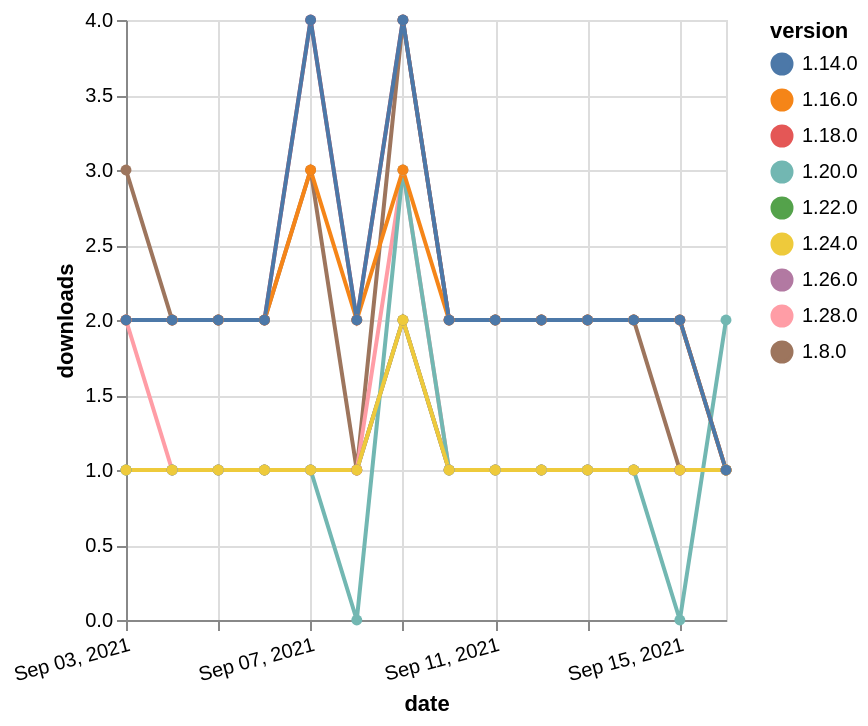

Vega-Lite specification stored for this chart:
### Vega-Lite specification from a JSON file in a GitHub repository (floating-point values rounded to 4 significant figures)
{"$schema": "https://vega.github.io/schema/vega-lite/v5.json", "description": "A simple bar chart with embedded data.", "data": {"values": [{"date": "2021-09-03", "total": 2571, "delta": 2, "version": "1.18.0"}, {"date": "2021-09-04", "total": 2573, "delta": 2, "version": "1.18.0"}, {"date": "2021-09-05", "total": 2575, "delta": 2, "version": "1.18.0"}, {"date": "2021-09-06", "total": 2577, "delta": 2, "version": "1.18.0"}, {"date": "2021-09-07", "total": 2581, "delta": 4, "version": "1.18.0"}, {"date": "2021-09-08", "total": 2583, "delta": 2, "version": "1.18.0"}, {"date": "2021-09-09", "total": 2587, "delta": 4, "version": "1.18.0"}, {"date": "2021-09-10", "total": 2589, "delta": 2, "version": "1.18.0"}, {"date": "2021-09-11", "total": 2591, "delta": 2, "version": "1.18.0"}, {"date": "2021-09-12", "total": 2593, "delta": 2, "version": "1.18.0"}, {"date": "2021-09-13", "total": 2595, "delta": 2, "version": "1.18.0"}, {"date": "2021-09-14", "total": 2597, "delta": 2, "version": "1.18.0"}, {"date": "2021-09-15", "total": 2599, "delta": 2, "version": "1.18.0"}, {"date": "2021-09-16", "total": 2600, "delta": 1, "version": "1.18.0"}, {"date": "2021-09-03", "total": 194, "delta": 1, "version": "1.22.0"}, {"date": "2021-09-04", "total": 195, "delta": 1, "version": "1.22.0"}, {"date": "2021-09-05", "total": 196, "delta": 1, "version": "1.22.0"}, {"date": "2021-09-06", "total": 197, "delta": 1, "version": "1.22.0"}, {"date": "2021-09-07", "total": 198, "delta": 1, "version": "1.22.0"}, {"date": "2021-09-08", "total": 199, "delta": 1, "version": "1.22.0"}, {"date": "2021-09-09", "total": 201, "delta": 2, "version": "1.22.0"}, {"date": "2021-09-10", "total": 202, "delta": 1, "version": "1.22.0"}, {"date": "2021-09-11", "total": 203, "delta": 1, "version": "1.22.0"}, {"date": "2021-09-12", "total": 204, "delta": 1, "version": "1.22.0"}, {"date": "2021-09-13", "total": 205, "delta": 1, "version": "1.22.0"}, {"date": "2021-09-14", "total": 206, "delta": 1, "version": "1.22.0"}, {"date": "2021-09-15", "total": 207, "delta": 1, "version": "1.22.0"}, {"date": "2021-09-16", "total": 208, "delta": 1, "version": "1.22.0"}, {"date": "2021-09-03", "total": 2929, "delta": 3, "version": "1.8.0"}, {"date": "2021-09-04", "total": 2931, "delta": 2, "version": "1.8.0"}, {"date": "2021-09-05", "total": 2933, "delta": 2, "version": "1.8.0"}, {"date": "2021-09-06", "total": 2935, "delta": 2, "version": "1.8.0"}, {"date": "2021-09-07", "total": 2938, "delta": 3, "version": "1.8.0"}, {"date": "2021-09-08", "total": 2939, "delta": 1, "version": "1.8.0"}, {"date": "2021-09-09", "total": 2943, "delta": 4, "version": "1.8.0"}, {"date": "2021-09-10", "total": 2945, "delta": 2, "version": "1.8.0"}, {"date": "2021-09-11", "total": 2947, "delta": 2, "version": "1.8.0"}, {"date": "2021-09-12", "total": 2949, "delta": 2, "version": "1.8.0"}, {"date": "2021-09-13", "total": 2951, "delta": 2, "version": "1.8.0"}, {"date": "2021-09-14", "total": 2953, "delta": 2, "version": "1.8.0"}, {"date": "2021-09-15", "total": 2954, "delta": 1, "version": "1.8.0"}, {"date": "2021-09-16", "total": 2955, "delta": 1, "version": "1.8.0"}, {"date": "2021-09-03", "total": 196, "delta": 2, "version": "1.28.0"}, {"date": "2021-09-04", "total": 197, "delta": 1, "version": "1.28.0"}, {"date": "2021-09-05", "total": 198, "delta": 1, "version": "1.28.0"}, {"date": "2021-09-06", "total": 199, "delta": 1, "version": "1.28.0"}, {"date": "2021-09-07", "total": 200, "delta": 1, "version": "1.28.0"}, {"date": "2021-09-08", "total": 201, "delta": 1, "version": "1.28.0"}, {"date": "2021-09-09", "total": 204, "delta": 3, "version": "1.28.0"}, {"date": "2021-09-10", "total": 205, "delta": 1, "version": "1.28.0"}, {"date": "2021-09-11", "total": 206, "delta": 1, "version": "1.28.0"}, {"date": "2021-09-12", "total": 207, "delta": 1, "version": "1.28.0"}, {"date": "2021-09-13", "total": 208, "delta": 1, "version": "1.28.0"}, {"date": "2021-09-14", "total": 209, "delta": 1, "version": "1.28.0"}, {"date": "2021-09-15", "total": 210, "delta": 1, "version": "1.28.0"}, {"date": "2021-09-16", "total": 211, "delta": 1, "version": "1.28.0"}, {"date": "2021-09-03", "total": 165, "delta": 1, "version": "1.26.0"}, {"date": "2021-09-04", "total": 166, "delta": 1, "version": "1.26.0"}, {"date": "2021-09-05", "total": 167, "delta": 1, "version": "1.26.0"}, {"date": "2021-09-06", "total": 168, "delta": 1, "version": "1.26.0"}, {"date": "2021-09-07", "total": 169, "delta": 1, "version": "1.26.0"}, {"date": "2021-09-08", "total": 170, "delta": 1, "version": "1.26.0"}, {"date": "2021-09-09", "total": 172, "delta": 2, "version": "1.26.0"}, {"date": "2021-09-10", "total": 173, "delta": 1, "version": "1.26.0"}, {"date": "2021-09-11", "total": 174, "delta": 1, "version": "1.26.0"}, {"date": "2021-09-12", "total": 175, "delta": 1, "version": "1.26.0"}, {"date": "2021-09-13", "total": 176, "delta": 1, "version": "1.26.0"}, {"date": "2021-09-14", "total": 177, "delta": 1, "version": "1.26.0"}, {"date": "2021-09-15", "total": 178, "delta": 1, "version": "1.26.0"}, {"date": "2021-09-16", "total": 179, "delta": 1, "version": "1.26.0"}, {"date": "2021-09-03", "total": 250, "delta": 1, "version": "1.20.0"}, {"date": "2021-09-04", "total": 251, "delta": 1, "version": "1.20.0"}, {"date": "2021-09-05", "total": 252, "delta": 1, "version": "1.20.0"}, {"date": "2021-09-06", "total": 253, "delta": 1, "version": "1.20.0"}, {"date": "2021-09-07", "total": 254, "delta": 1, "version": "1.20.0"}, {"date": "2021-09-08", "total": 254, "delta": 0, "version": "1.20.0"}, {"date": "2021-09-09", "total": 257, "delta": 3, "version": "1.20.0"}, {"date": "2021-09-10", "total": 258, "delta": 1, "version": "1.20.0"}, {"date": "2021-09-11", "total": 259, "delta": 1, "version": "1.20.0"}, {"date": "2021-09-12", "total": 260, "delta": 1, "version": "1.20.0"}, {"date": "2021-09-13", "total": 261, "delta": 1, "version": "1.20.0"}, {"date": "2021-09-14", "total": 262, "delta": 1, "version": "1.20.0"}, {"date": "2021-09-15", "total": 262, "delta": 0, "version": "1.20.0"}, {"date": "2021-09-16", "total": 264, "delta": 2, "version": "1.20.0"}, {"date": "2021-09-03", "total": 2685, "delta": 2, "version": "1.16.0"}, {"date": "2021-09-04", "total": 2687, "delta": 2, "version": "1.16.0"}, {"date": "2021-09-05", "total": 2689, "delta": 2, "version": "1.16.0"}, {"date": "2021-09-06", "total": 2691, "delta": 2, "version": "1.16.0"}, {"date": "2021-09-07", "total": 2694, "delta": 3, "version": "1.16.0"}, {"date": "2021-09-08", "total": 2696, "delta": 2, "version": "1.16.0"}, {"date": "2021-09-09", "total": 2699, "delta": 3, "version": "1.16.0"}, {"date": "2021-09-10", "total": 2701, "delta": 2, "version": "1.16.0"}, {"date": "2021-09-11", "total": 2703, "delta": 2, "version": "1.16.0"}, {"date": "2021-09-12", "total": 2705, "delta": 2, "version": "1.16.0"}, {"date": "2021-09-13", "total": 2707, "delta": 2, "version": "1.16.0"}, {"date": "2021-09-14", "total": 2709, "delta": 2, "version": "1.16.0"}, {"date": "2021-09-15", "total": 2711, "delta": 2, "version": "1.16.0"}, {"date": "2021-09-16", "total": 2712, "delta": 1, "version": "1.16.0"}, {"date": "2021-09-03", "total": 195, "delta": 1, "version": "1.24.0"}, {"date": "2021-09-04", "total": 196, "delta": 1, "version": "1.24.0"}, {"date": "2021-09-05", "total": 197, "delta": 1, "version": "1.24.0"}, {"date": "2021-09-06", "total": 198, "delta": 1, "version": "1.24.0"}, {"date": "2021-09-07", "total": 199, "delta": 1, "version": "1.24.0"}, {"date": "2021-09-08", "total": 200, "delta": 1, "version": "1.24.0"}, {"date": "2021-09-09", "total": 202, "delta": 2, "version": "1.24.0"}, {"date": "2021-09-10", "total": 203, "delta": 1, "version": "1.24.0"}, {"date": "2021-09-11", "total": 204, "delta": 1, "version": "1.24.0"}, {"date": "2021-09-12", "total": 205, "delta": 1, "version": "1.24.0"}, {"date": "2021-09-13", "total": 206, "delta": 1, "version": "1.24.0"}, {"date": "2021-09-14", "total": 207, "delta": 1, "version": "1.24.0"}, {"date": "2021-09-15", "total": 208, "delta": 1, "version": "1.24.0"}, {"date": "2021-09-16", "total": 209, "delta": 1, "version": "1.24.0"}, {"date": "2021-09-03", "total": 3205, "delta": 2, "version": "1.14.0"}, {"date": "2021-09-04", "total": 3207, "delta": 2, "version": "1.14.0"}, {"date": "2021-09-05", "total": 3209, "delta": 2, "version": "1.14.0"}, {"date": "2021-09-06", "total": 3211, "delta": 2, "version": "1.14.0"}, {"date": "2021-09-07", "total": 3215, "delta": 4, "version": "1.14.0"}, {"date": "2021-09-08", "total": 3217, "delta": 2, "version": "1.14.0"}, {"date": "2021-09-09", "total": 3221, "delta": 4, "version": "1.14.0"}, {"date": "2021-09-10", "total": 3223, "delta": 2, "version": "1.14.0"}, {"date": "2021-09-11", "total": 3225, "delta": 2, "version": "1.14.0"}, {"date": "2021-09-12", "total": 3227, "delta": 2, "version": "1.14.0"}, {"date": "2021-09-13", "total": 3229, "delta": 2, "version": "1.14.0"}, {"date": "2021-09-14", "total": 3231, "delta": 2, "version": "1.14.0"}, {"date": "2021-09-15", "total": 3233, "delta": 2, "version": "1.14.0"}, {"date": "2021-09-16", "total": 3234, "delta": 1, "version": "1.14.0"}]}, "width": "container", "mark": {"type": "line", "point": {"filled": true}}, "encoding": {"x": {"field": "date", "type": "temporal", "timeUnit": "yearmonthdate", "title": "date", "axis": {"labelAngle": -15}}, "y": {"field": "delta", "type": "quantitative", "title": "downloads"}, "color": {"field": "version", "type": "nominal"}, "tooltip": {"field": "delta"}}}
